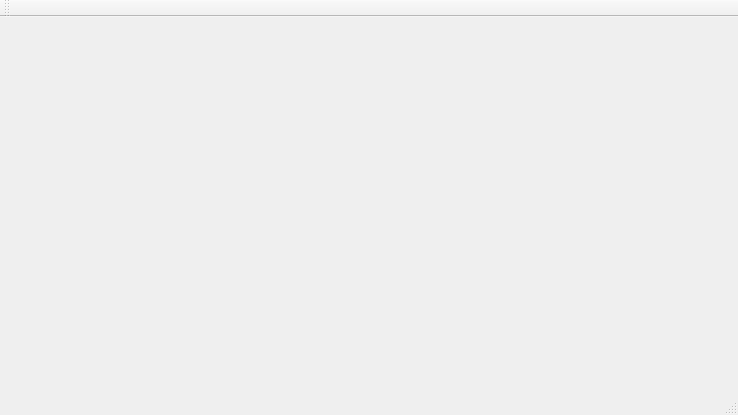
<?xml version="1.0" encoding="UTF-8"?>
<ui version="4.0">
 <class>MainWindow</class>
 <widget class="QMainWindow" name="MainWindow">
  <property name="geometry">
   <rect>
    <x>0</x>
    <y>0</y>
    <width>738</width>
    <height>415</height>
   </rect>
  </property>
  <property name="cursor">
   <cursorShape>UpArrowCursor</cursorShape>
  </property>
  <property name="contextMenuPolicy">
   <enum>Qt::ActionsContextMenu</enum>
  </property>
  <property name="windowTitle">
   <string>MainWindow</string>
  </property>
  <widget class="QWidget" name="centralWidget"/>
  <widget class="QMenuBar" name="menuBar">
   <property name="geometry">
    <rect>
     <x>0</x>
     <y>0</y>
     <width>738</width>
     <height>19</height>
    </rect>
   </property>
  </widget>
  <widget class="QToolBar" name="mainToolBar">
   <attribute name="toolBarArea">
    <enum>TopToolBarArea</enum>
   </attribute>
   <attribute name="toolBarBreak">
    <bool>false</bool>
   </attribute>
  </widget>
  <widget class="QStatusBar" name="statusBar"/>
 </widget>
 <layoutdefault spacing="6" margin="11"/>
 <resources/>
 <connections/>
</ui>
